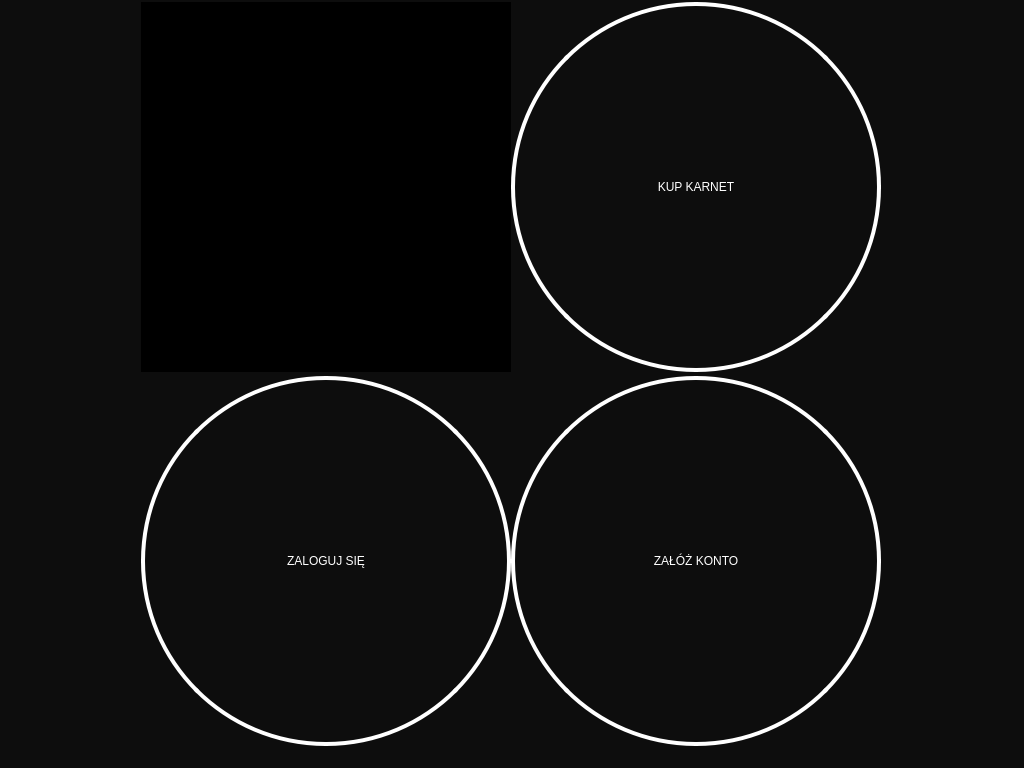
<?xml version="1.0" encoding="UTF-8"?>
<ui version="4.0">
 <class>MainWindow</class>
 <widget class="QMainWindow" name="MainWindow">
  <property name="windowModality">
   <enum>Qt::NonModal</enum>
  </property>
  <property name="geometry">
   <rect>
    <x>0</x>
    <y>0</y>
    <width>1024</width>
    <height>768</height>
   </rect>
  </property>
  <property name="minimumSize">
   <size>
    <width>1024</width>
    <height>768</height>
   </size>
  </property>
  <property name="maximumSize">
   <size>
    <width>1024</width>
    <height>768</height>
   </size>
  </property>
  <property name="windowTitle">
   <string>Kodokan</string>
  </property>
  <property name="autoFillBackground">
   <bool>false</bool>
  </property>
  <property name="styleSheet">
   <string notr="true">background-color: rgb(13, 13, 13);</string>
  </property>
  <widget class="QWidget" name="centralwidget">
   <widget class="QPushButton" name="kupKarnetButton">
    <property name="geometry">
     <rect>
      <x>511</x>
      <y>2</y>
      <width>370</width>
      <height>370</height>
     </rect>
    </property>
    <property name="styleSheet">
     <string notr="true">background-color: rgb(13, 13, 13);
border-style: solid;
border-width:4px;
border-radius:185px;
border-color: white;
max-width:362px;
max-height:362px;
min-width:362px;
min-height:362px;

font: 75 30pt &quot;Tahoma&quot;;
color: rgb(255, 255, 255);</string>
    </property>
    <property name="text">
     <string>KUP KARNET</string>
    </property>
    <property name="iconSize">
     <size>
      <width>16</width>
      <height>16</height>
     </size>
    </property>
   </widget>
   <widget class="QPushButton" name="zalozKontoButton">
    <property name="geometry">
     <rect>
      <x>511</x>
      <y>376</y>
      <width>370</width>
      <height>370</height>
     </rect>
    </property>
    <property name="styleSheet">
     <string notr="true">background-color: rgb(13, 13, 13);
border-style: solid;
border-width:4px;
border-radius:185px;
border-color: white;
max-width:362px;
max-height:362px;
min-width:362px;
min-height:362px;

font: 75 30pt &quot;Tahoma&quot;;
color: rgb(255, 255, 255);</string>
    </property>
    <property name="text">
     <string>ZAŁÓŻ KONTO</string>
    </property>
   </widget>
   <widget class="QPushButton" name="zalogujSieButton">
    <property name="geometry">
     <rect>
      <x>141</x>
      <y>376</y>
      <width>370</width>
      <height>370</height>
     </rect>
    </property>
    <property name="styleSheet">
     <string notr="true">background-color: rgb(13, 13, 13);
border-style: solid;
border-width:4px;
border-radius:185px;
border-color: white;
max-width:362px;
max-height:362px;
min-width:362px;
min-height:362px;

font: 75 30pt &quot;Tahoma&quot;;
color: rgb(255, 255, 255);</string>
    </property>
    <property name="text">
     <string>ZALOGUJ SIĘ</string>
    </property>
   </widget>
   <widget class="QFrame" name="frame">
    <property name="geometry">
     <rect>
      <x>141</x>
      <y>2</y>
      <width>370</width>
      <height>370</height>
     </rect>
    </property>
    <property name="autoFillBackground">
     <bool>false</bool>
    </property>
    <property name="styleSheet">
     <string notr="true">background-image: url(:/logo 370.png);
background-color: rgb(0, 0, 0);</string>
    </property>
    <property name="frameShape">
     <enum>QFrame::StyledPanel</enum>
    </property>
    <property name="frameShadow">
     <enum>QFrame::Raised</enum>
    </property>
   </widget>
  </widget>
  <widget class="QMenuBar" name="menubar">
   <property name="geometry">
    <rect>
     <x>0</x>
     <y>0</y>
     <width>1024</width>
     <height>21</height>
    </rect>
   </property>
  </widget>
  <widget class="QStatusBar" name="statusbar"/>
 </widget>
 <resources/>
 <connections/>
</ui>
